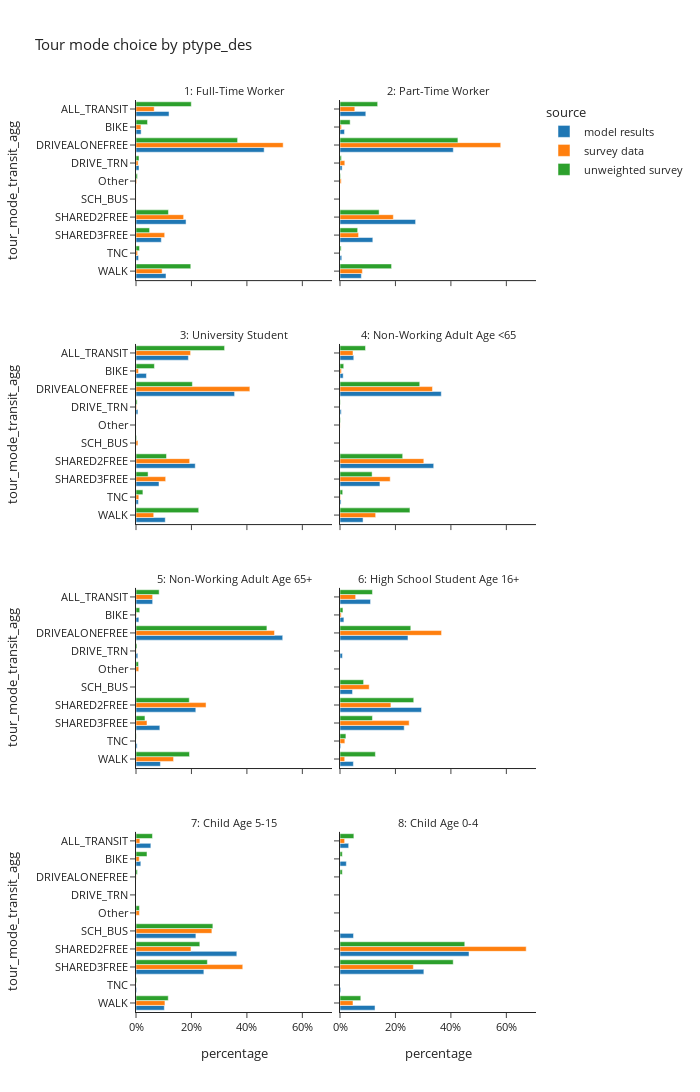
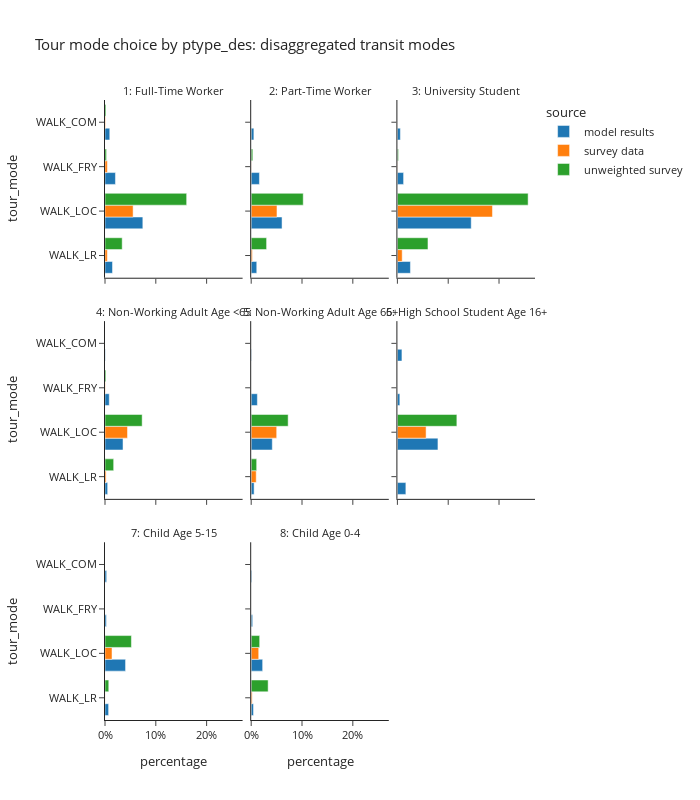

Here is the notebook cell these charts were saved with, in order:
### Code cell
plot_mode_choice(tour_mode_data,'ptype_des',2,1200)
plot_mode_choice_transit(tour_mode_data,'ptype_des',3,800)

### Figure 1 — Plotly figure (JSON) as saved in the notebook; plotly's stock layout.template omitted (floating-point values rounded to 4 significant figures)
{"data": [{"alignmentgroup": "True", "hovertemplate": "source=model results<br>ptype_des=1: Full-Time Worker<br>percentage=%{x}<br>tour_mode_transit_agg=%{y}<extra></extra>", "legendgroup": "model results", "marker": {"color": "#1F77B4", "pattern": {"shape": ""}}, "name": "model results", "offsetgroup": "model results", "orientation": "h", "showlegend": true, "textposition": "auto", "type": "bar", "x": [0.1192, 0.0185, 0.4622, 0.01094, 0.1806, 0.09128, 0.009122, 0.1082], "xaxis": "x7", "y": ["ALL_TRANSIT", "BIKE", "DRIVEALONEFREE", "DRIVE_TRN", "SHARED2FREE", "SHARED3FREE", "TNC", "WALK"], "yaxis": "y7"}, {"alignmentgroup": "True", "hovertemplate": "source=model results<br>ptype_des=2: Part-Time Worker<br>percentage=%{x}<br>tour_mode_transit_agg=%{y}<extra></extra>", "legendgroup": "model results", "marker": {"color": "#1F77B4", "pattern": {"shape": ""}}, "name": "model results", "offsetgroup": "model results", "orientation": "h", "showlegend": false, "textposition": "auto", "type": "bar", "x": [0.0931, 0.01627, 0.4086, 0.007688, 0.2727, 0.1184, 0.006312, 0.07696], "xaxis": "x8", "y": ["ALL_TRANSIT", "BIKE", "DRIVEALONEFREE", "DRIVE_TRN", "SHARED2FREE", "SHARED3FREE", "TNC", "WALK"], "yaxis": "y8"}, {"alignmentgroup": "True", "hovertemplate": "source=model results<br>ptype_des=3: University Student<br>percentage=%{x}<br>tour_mode_transit_agg=%{y}<extra></extra>", "legendgroup": "model results", "marker": {"color": "#1F77B4", "pattern": {"shape": ""}}, "name": "model results", "offsetgroup": "model results", "orientation": "h", "showlegend": false, "textposition": "auto", "type": "bar", "x": [0.189, 0.0377, 0.3556, 0.007011, 0.2137, 0.08298, 0.008499, 0.1056], "xaxis": "x5", "y": ["ALL_TRANSIT", "BIKE", "DRIVEALONEFREE", "DRIVE_TRN", "SHARED2FREE", "SHARED3FREE", "TNC", "WALK"], "yaxis": "y5"}, {"alignmentgroup": "True", "hovertemplate": "source=model results<br>ptype_des=4: Non-Working Adult Age <65<br>percentage=%{x}<br>tour_mode_transit_agg=%{y}<extra></extra>", "legendgroup": "model results", "marker": {"color": "#1F77B4", "pattern": {"shape": ""}}, "name": "model results", "offsetgroup": "model results", "orientation": "h", "showlegend": false, "textposition": "auto", "type": "bar", "x": [0.04967, 0.01147, 0.3654, 0.00446, 0.338, 0.144, 0.003807, 0.08318], "xaxis": "x6", "y": ["ALL_TRANSIT", "BIKE", "DRIVEALONEFREE", "DRIVE_TRN", "SHARED2FREE", "SHARED3FREE", "TNC", "WALK"], "yaxis": "y6"}, {"alignmentgroup": "True", "hovertemplate": "source=model results<br>ptype_des=5: Non-Working Adult Age 65+<br>percentage=%{x}<br>tour_mode_transit_agg=%{y}<extra></extra>", "legendgroup": "model results", "marker": {"color": "#1F77B4", "pattern": {"shape": ""}}, "name": "model results", "offsetgroup": "model results", "orientation": "h", "showlegend": false, "textposition": "auto", "type": "bar", "x": [0.06004, 0.01039, 0.5292, 0.006558, 0.2157, 0.08594, 0.00411, 0.08809], "xaxis": "x3", "y": ["ALL_TRANSIT", "BIKE", "DRIVEALONEFREE", "DRIVE_TRN", "SHARED2FREE", "SHARED3FREE", "TNC", "WALK"], "yaxis": "y3"}, {"alignmentgroup": "True", "hovertemplate": "source=model results<br>ptype_des=6: High School Student Age 16+<br>percentage=%{x}<br>tour_mode_transit_agg=%{y}<extra></extra>", "legendgroup": "model results", "marker": {"color": "#1F77B4", "pattern": {"shape": ""}}, "name": "model results", "offsetgroup": "model results", "orientation": "h", "showlegend": false, "textposition": "auto", "type": "bar", "x": [0.1102, 0.01406, 0.2451, 0.008727, 0.04518, 0.2941, 0.2316, 0.002773, 0.04829], "xaxis": "x4", "y": ["ALL_TRANSIT", "BIKE", "DRIVEALONEFREE", "DRIVE_TRN", "SCH_BUS", "SHARED2FREE", "SHARED3FREE", "TNC", "WALK"], "yaxis": "y4"}, {"alignmentgroup": "True", "hovertemplate": "source=model results<br>ptype_des=7: Child Age 5-15<br>percentage=%{x}<br>tour_mode_transit_agg=%{y}<extra></extra>", "legendgroup": "model results", "marker": {"color": "#1F77B4", "pattern": {"shape": ""}}, "name": "model results", "offsetgroup": "model results", "orientation": "h", "showlegend": false, "textposition": "auto", "type": "bar", "x": [0.05355, 0.01737, 0.216, 0.3636, 0.2448, 0.002411, 0.1022], "xaxis": "x", "y": ["ALL_TRANSIT", "BIKE", "SCH_BUS", "SHARED2FREE", "SHARED3FREE", "TNC", "WALK"], "yaxis": "y"}, {"alignmentgroup": "True", "hovertemplate": "source=model results<br>ptype_des=8: Child Age 0-4<br>percentage=%{x}<br>tour_mode_transit_agg=%{y}<extra></extra>", "legendgroup": "model results", "marker": {"color": "#1F77B4", "pattern": {"shape": ""}}, "name": "model results", "offsetgroup": "model results", "orientation": "h", "showlegend": false, "textposition": "auto", "type": "bar", "x": [0.03125, 0.02288, 0.04875, 0.4653, 0.3025, 0.002962, 0.1264], "xaxis": "x2", "y": ["ALL_TRANSIT", "BIKE", "SCH_BUS", "SHARED2FREE", "SHARED3FREE", "TNC", "WALK"], "yaxis": "y2"}, {"alignmentgroup": "True", "hovertemplate": "source=survey data<br>ptype_des=1: Full-Time Worker<br>percentage=%{x}<br>tour_mode_transit_agg=%{y}<extra></extra>", "legendgroup": "survey data", "marker": {"color": "#FF7F0E", "pattern": {"shape": ""}}, "name": "survey data", "offsetgroup": "survey data", "orientation": "h", "showlegend": true, "textposition": "auto", "type": "bar", "x": [0.06559, 0.01786, 0.5308, 0.007721, 0.002612, 0.0002353, 0.1718, 0.1035, 0.005744, 0.0942], "xaxis": "x7", "y": ["ALL_TRANSIT", "BIKE", "DRIVEALONEFREE", "DRIVE_TRN", "Other", "SCH_BUS", "SHARED2FREE", "SHARED3FREE", "TNC", "WALK"], "yaxis": "y7"}, {"alignmentgroup": "True", "hovertemplate": "source=survey data<br>ptype_des=2: Part-Time Worker<br>percentage=%{x}<br>tour_mode_transit_agg=%{y}<extra></extra>", "legendgroup": "survey data", "marker": {"color": "#FF7F0E", "pattern": {"shape": ""}}, "name": "survey data", "offsetgroup": "survey data", "orientation": "h", "showlegend": false, "textposition": "auto", "type": "bar", "x": [0.05337, 0.00494, 0.5797, 0.01733, 0.004378, 0.1924, 0.06698, 0.0001197, 0.08071], "xaxis": "x8", "y": ["ALL_TRANSIT", "BIKE", "DRIVEALONEFREE", "DRIVE_TRN", "Other", "SHARED2FREE", "SHARED3FREE", "TNC", "WALK"], "yaxis": "y8"}, {"alignmentgroup": "True", "hovertemplate": "source=survey data<br>ptype_des=3: University Student<br>percentage=%{x}<br>tour_mode_transit_agg=%{y}<extra></extra>", "legendgroup": "survey data", "marker": {"color": "#FF7F0E", "pattern": {"shape": ""}}, "name": "survey data", "offsetgroup": "survey data", "orientation": "h", "showlegend": false, "textposition": "auto", "type": "bar", "x": [0.1969, 0.008754, 0.4107, 0.002078, 0.006953, 0.1936, 0.107, 0.01018, 0.0639], "xaxis": "x5", "y": ["ALL_TRANSIT", "BIKE", "DRIVEALONEFREE", "DRIVE_TRN", "SCH_BUS", "SHARED2FREE", "SHARED3FREE", "TNC", "WALK"], "yaxis": "y5"}, {"alignmentgroup": "True", "hovertemplate": "source=survey data<br>ptype_des=4: Non-Working Adult Age <65<br>percentage=%{x}<br>tour_mode_transit_agg=%{y}<extra></extra>", "legendgroup": "survey data", "marker": {"color": "#FF7F0E", "pattern": {"shape": ""}}, "name": "survey data", "offsetgroup": "survey data", "orientation": "h", "showlegend": false, "textposition": "auto", "type": "bar", "x": [0.04699, 0.004978, 0.3335, 4.102e-05, 0.0004418, 0.3023, 0.181, 0.002069, 0.1286], "xaxis": "x6", "y": ["ALL_TRANSIT", "BIKE", "DRIVEALONEFREE", "DRIVE_TRN", "Other", "SHARED2FREE", "SHARED3FREE", "TNC", "WALK"], "yaxis": "y6"}, {"alignmentgroup": "True", "hovertemplate": "source=survey data<br>ptype_des=5: Non-Working Adult Age 65+<br>percentage=%{x}<br>tour_mode_transit_agg=%{y}<extra></extra>", "legendgroup": "survey data", "marker": {"color": "#FF7F0E", "pattern": {"shape": ""}}, "name": "survey data", "offsetgroup": "survey data", "orientation": "h", "showlegend": false, "textposition": "auto", "type": "bar", "x": [0.06002, 0.001769, 0.4995, 0.0008481, 0.00986, 0.2527, 0.03973, 5.571e-05, 0.1355], "xaxis": "x3", "y": ["ALL_TRANSIT", "BIKE", "DRIVEALONEFREE", "DRIVE_TRN", "Other", "SHARED2FREE", "SHARED3FREE", "TNC", "WALK"], "yaxis": "y3"}, {"alignmentgroup": "True", "hovertemplate": "source=survey data<br>ptype_des=6: High School Student Age 16+<br>percentage=%{x}<br>tour_mode_transit_agg=%{y}<extra></extra>", "legendgroup": "survey data", "marker": {"color": "#FF7F0E", "pattern": {"shape": ""}}, "name": "survey data", "offsetgroup": "survey data", "orientation": "h", "showlegend": false, "textposition": "auto", "type": "bar", "x": [0.05646, 0.004173, 0.3663, 0.1054, 0.1837, 0.2495, 0.01748, 0.017], "xaxis": "x4", "y": ["ALL_TRANSIT", "BIKE", "DRIVEALONEFREE", "SCH_BUS", "SHARED2FREE", "SHARED3FREE", "TNC", "WALK"], "yaxis": "y4"}, {"alignmentgroup": "True", "hovertemplate": "source=survey data<br>ptype_des=7: Child Age 5-15<br>percentage=%{x}<br>tour_mode_transit_agg=%{y}<extra></extra>", "legendgroup": "survey data", "marker": {"color": "#FF7F0E", "pattern": {"shape": ""}}, "name": "survey data", "offsetgroup": "survey data", "orientation": "h", "showlegend": false, "textposition": "auto", "type": "bar", "x": [0.01401, 0.01164, 0.0007236, 0.01226, 0.2737, 0.1982, 0.385, 8.792e-06, 0.1044], "xaxis": "x", "y": ["ALL_TRANSIT", "BIKE", "DRIVEALONEFREE", "Other", "SCH_BUS", "SHARED2FREE", "SHARED3FREE", "TNC", "WALK"], "yaxis": "y"}, {"alignmentgroup": "True", "hovertemplate": "source=survey data<br>ptype_des=8: Child Age 0-4<br>percentage=%{x}<br>tour_mode_transit_agg=%{y}<extra></extra>", "legendgroup": "survey data", "marker": {"color": "#FF7F0E", "pattern": {"shape": ""}}, "name": "survey data", "offsetgroup": "survey data", "orientation": "h", "showlegend": false, "textposition": "auto", "type": "bar", "x": [0.0167, 0.0002506, 0.0, 0.6716, 0.2646, 0.04684], "xaxis": "x2", "y": ["ALL_TRANSIT", "BIKE", "DRIVEALONEFREE", "SHARED2FREE", "SHARED3FREE", "WALK"], "yaxis": "y2"}, {"alignmentgroup": "True", "hovertemplate": "source=unweighted survey<br>ptype_des=1: Full-Time Worker<br>percentage=%{x}<br>tour_mode_transit_agg=%{y}<extra></extra>", "legendgroup": "unweighted survey", "marker": {"color": "#2CA02C", "pattern": {"shape": ""}}, "name": "unweighted survey", "offsetgroup": "unweighted survey", "orientation": "h", "showlegend": true, "textposition": "auto", "type": "bar", "x": [0.1995, 0.0416, 0.3665, 0.01083, 0.005129, 0.00019, 0.117, 0.04901, 0.01273, 0.1976], "xaxis": "x7", "y": ["ALL_TRANSIT", "BIKE", "DRIVEALONEFREE", "DRIVE_TRN", "Other", "SCH_BUS", "SHARED2FREE", "SHARED3FREE", "TNC", "WALK"], "yaxis": "y7"}, {"alignmentgroup": "True", "hovertemplate": "source=unweighted survey<br>ptype_des=2: Part-Time Worker<br>percentage=%{x}<br>tour_mode_transit_agg=%{y}<extra></extra>", "legendgroup": "unweighted survey", "marker": {"color": "#2CA02C", "pattern": {"shape": ""}}, "name": "unweighted survey", "offsetgroup": "unweighted survey", "orientation": "h", "showlegend": false, "textposition": "auto", "type": "bar", "x": [0.1358, 0.03657, 0.4253, 0.005225, 0.00209, 0.1411, 0.06374, 0.00418, 0.186], "xaxis": "x8", "y": ["ALL_TRANSIT", "BIKE", "DRIVEALONEFREE", "DRIVE_TRN", "Other", "SHARED2FREE", "SHARED3FREE", "TNC", "WALK"], "yaxis": "y8"}, {"alignmentgroup": "True", "hovertemplate": "source=unweighted survey<br>ptype_des=3: University Student<br>percentage=%{x}<br>tour_mode_transit_agg=%{y}<extra></extra>", "legendgroup": "unweighted survey", "marker": {"color": "#2CA02C", "pattern": {"shape": ""}}, "name": "unweighted survey", "offsetgroup": "unweighted survey", "orientation": "h", "showlegend": false, "textposition": "auto", "type": "bar", "x": [0.3195, 0.06639, 0.2033, 0.004149, 0.002075, 0.11, 0.04357, 0.0249, 0.2261], "xaxis": "x5", "y": ["ALL_TRANSIT", "BIKE", "DRIVEALONEFREE", "DRIVE_TRN", "SCH_BUS", "SHARED2FREE", "SHARED3FREE", "TNC", "WALK"], "yaxis": "y5"}, {"alignmentgroup": "True", "hovertemplate": "source=unweighted survey<br>ptype_des=4: Non-Working Adult Age <65<br>percentage=%{x}<br>tour_mode_transit_agg=%{y}<extra></extra>", "legendgroup": "unweighted survey", "marker": {"color": "#2CA02C", "pattern": {"shape": ""}}, "name": "unweighted survey", "offsetgroup": "unweighted survey", "orientation": "h", "showlegend": false, "textposition": "auto", "type": "bar", "x": [0.09202, 0.01341, 0.2876, 0.001219, 0.001828, 0.2261, 0.1158, 0.00975, 0.2523], "xaxis": "x6", "y": ["ALL_TRANSIT", "BIKE", "DRIVEALONEFREE", "DRIVE_TRN", "Other", "SHARED2FREE", "SHARED3FREE", "TNC", "WALK"], "yaxis": "y6"}, {"alignmentgroup": "True", "hovertemplate": "source=unweighted survey<br>ptype_des=5: Non-Working Adult Age 65+<br>percentage=%{x}<br>tour_mode_transit_agg=%{y}<extra></extra>", "legendgroup": "unweighted survey", "marker": {"color": "#2CA02C", "pattern": {"shape": ""}}, "name": "unweighted survey", "offsetgroup": "unweighted survey", "orientation": "h", "showlegend": false, "textposition": "auto", "type": "bar", "x": [0.08348, 0.01346, 0.4722, 0.003591, 0.008977, 0.1921, 0.03232, 0.0008977, 0.193], "xaxis": "x3", "y": ["ALL_TRANSIT", "BIKE", "DRIVEALONEFREE", "DRIVE_TRN", "Other", "SHARED2FREE", "SHARED3FREE", "TNC", "WALK"], "yaxis": "y3"}, {"alignmentgroup": "True", "hovertemplate": "source=unweighted survey<br>ptype_des=6: High School Student Age 16+<br>percentage=%{x}<br>tour_mode_transit_agg=%{y}<extra></extra>", "legendgroup": "unweighted survey", "marker": {"color": "#2CA02C", "pattern": {"shape": ""}}, "name": "unweighted survey", "offsetgroup": "unweighted survey", "orientation": "h", "showlegend": false, "textposition": "auto", "type": "bar", "x": [0.117, 0.01064, 0.2553, 0.08511, 0.266, 0.117, 0.02128, 0.1277], "xaxis": "x4", "y": ["ALL_TRANSIT", "BIKE", "DRIVEALONEFREE", "SCH_BUS", "SHARED2FREE", "SHARED3FREE", "TNC", "WALK"], "yaxis": "y4"}, {"alignmentgroup": "True", "hovertemplate": "source=unweighted survey<br>ptype_des=7: Child Age 5-15<br>percentage=%{x}<br>tour_mode_transit_agg=%{y}<extra></extra>", "legendgroup": "unweighted survey", "marker": {"color": "#2CA02C", "pattern": {"shape": ""}}, "name": "unweighted survey", "offsetgroup": "unweighted survey", "orientation": "h", "showlegend": false, "textposition": "auto", "type": "bar", "x": [0.05941, 0.0396, 0.00495, 0.01238, 0.2772, 0.2302, 0.2574, 0.002475, 0.1163], "xaxis": "x", "y": ["ALL_TRANSIT", "BIKE", "DRIVEALONEFREE", "Other", "SCH_BUS", "SHARED2FREE", "SHARED3FREE", "TNC", "WALK"], "yaxis": "y"}, {"alignmentgroup": "True", "hovertemplate": "source=unweighted survey<br>ptype_des=8: Child Age 0-4<br>percentage=%{x}<br>tour_mode_transit_agg=%{y}<extra></extra>", "legendgroup": "unweighted survey", "marker": {"color": "#2CA02C", "pattern": {"shape": ""}}, "name": "unweighted survey", "offsetgroup": "unweighted survey", "orientation": "h", "showlegend": false, "textposition": "auto", "type": "bar", "x": [0.05, 0.008333, 0.008333, 0.45, 0.4083, 0.075], "xaxis": "x2", "y": ["ALL_TRANSIT", "BIKE", "DRIVEALONEFREE", "SHARED2FREE", "SHARED3FREE", "WALK"], "yaxis": "y2"}], "layout": {"annotations": [{"font": {}, "showarrow": false, "text": "7: Child Age 5-15", "x": 0.245, "xanchor": "center", "xref": "paper", "y": 0.1975, "yanchor": "bottom", "yref": "paper"}, {"font": {}, "showarrow": false, "text": "8: Child Age 0-4", "x": 0.755, "xanchor": "center", "xref": "paper", "y": 0.1975, "yanchor": "bottom", "yref": "paper"}, {"font": {}, "showarrow": false, "text": "5: Non-Working Adult Age 65+", "x": 0.245, "xanchor": "center", "xref": "paper", "y": 0.465, "yanchor": "bottom", "yref": "paper"}, {"font": {}, "showarrow": false, "text": "6: High School Student Age 16+", "x": 0.755, "xanchor": "center", "xref": "paper", "y": 0.465, "yanchor": "bottom", "yref": "paper"}, {"font": {}, "showarrow": false, "text": "3: University Student", "x": 0.245, "xanchor": "center", "xref": "paper", "y": 0.7325, "yanchor": "bottom", "yref": "paper"}, {"font": {}, "showarrow": false, "text": "4: Non-Working Adult Age <65", "x": 0.755, "xanchor": "center", "xref": "paper", "y": 0.7325, "yanchor": "bottom", "yref": "paper"}, {"font": {}, "showarrow": false, "text": "1: Full-Time Worker", "x": 0.245, "xanchor": "center", "xref": "paper", "y": 1.0, "yanchor": "bottom", "yref": "paper"}, {"font": {}, "showarrow": false, "text": "2: Part-Time Worker", "x": 0.755, "xanchor": "center", "xref": "paper", "y": 1.0, "yanchor": "bottom", "yref": "paper"}], "barmode": "group", "font": {"size": 11}, "height": 1200, "legend": {"title": {"text": "source"}, "tracegroupgap": 0}, "title": {"text": "Tour mode choice by ptype_des"}, "width": 700, "xaxis": {"anchor": "y", "domain": [0.0, 0.49], "tickformat": ".0%", "title": {"text": "percentage"}}, "xaxis2": {"anchor": "y2", "domain": [0.51, 1.0], "matches": "x", "tickformat": ".0%", "title": {"text": "percentage"}}, "xaxis3": {"anchor": "y3", "domain": [0.0, 0.49], "matches": "x", "showticklabels": false}, "xaxis4": {"anchor": "y4", "domain": [0.51, 1.0], "matches": "x", "showticklabels": false}, "xaxis5": {"anchor": "y5", "domain": [0.0, 0.49], "matches": "x", "showticklabels": false}, "xaxis6": {"anchor": "y6", "domain": [0.51, 1.0], "matches": "x", "showticklabels": false}, "xaxis7": {"anchor": "y7", "domain": [0.0, 0.49], "matches": "x", "showticklabels": false}, "xaxis8": {"anchor": "y8", "domain": [0.51, 1.0], "matches": "x", "showticklabels": false}, "yaxis": {"anchor": "x", "categoryarray": ["WALK", "TNC", "SHARED3FREE", "SHARED2FREE", "SCH_BUS", "Other", "DRIVE_TRN", "DRIVEALONEFREE", "BIKE", "ALL_TRANSIT"], "categoryorder": "array", "domain": [0.0, 0.1975], "title": {"text": "tour_mode_transit_agg"}}, "yaxis2": {"anchor": "x2", "domain": [0.0, 0.1975], "matches": "y", "showticklabels": false}, "yaxis3": {"anchor": "x3", "categoryarray": ["WALK", "TNC", "SHARED3FREE", "SHARED2FREE", "SCH_BUS", "Other", "DRIVE_TRN", "DRIVEALONEFREE", "BIKE", "ALL_TRANSIT"], "categoryorder": "array", "domain": [0.2675, 0.465], "matches": "y", "title": {"text": "tour_mode_transit_agg"}}, "yaxis4": {"anchor": "x4", "domain": [0.2675, 0.465], "matches": "y", "showticklabels": false}, "yaxis5": {"anchor": "x5", "categoryarray": ["WALK", "TNC", "SHARED3FREE", "SHARED2FREE", "SCH_BUS", "Other", "DRIVE_TRN", "DRIVEALONEFREE", "BIKE", "ALL_TRANSIT"], "categoryorder": "array", "domain": [0.535, 0.7325], "matches": "y", "title": {"text": "tour_mode_transit_agg"}}, "yaxis6": {"anchor": "x6", "domain": [0.535, 0.7325], "matches": "y", "showticklabels": false}, "yaxis7": {"anchor": "x7", "categoryarray": ["WALK", "TNC", "SHARED3FREE", "SHARED2FREE", "SCH_BUS", "Other", "DRIVE_TRN", "DRIVEALONEFREE", "BIKE", "ALL_TRANSIT"], "categoryorder": "array", "domain": [0.8025, 1.0], "matches": "y", "title": {"text": "tour_mode_transit_agg"}}, "yaxis8": {"anchor": "x8", "domain": [0.8025, 1.0], "matches": "y", "showticklabels": false}}}

### Figure 2 — Plotly figure (JSON) as saved in the notebook; plotly's stock layout.template omitted (floating-point values rounded to 4 significant figures)
{"data": [{"alignmentgroup": "True", "hovertemplate": "source=model results<br>ptype_des=1: Full-Time Worker<br>percentage=%{x}<br>tour_mode=%{y}<extra></extra>", "legendgroup": "model results", "marker": {"color": "#1F77B4", "pattern": {"shape": ""}}, "name": "model results", "offsetgroup": "model results", "orientation": "h", "showlegend": true, "textposition": "auto", "type": "bar", "x": [0.009396, 0.02057, 0.07444, 0.01475], "xaxis": "x7", "y": ["WALK_COM", "WALK_FRY", "WALK_LOC", "WALK_LR"], "yaxis": "y7"}, {"alignmentgroup": "True", "hovertemplate": "source=model results<br>ptype_des=2: Part-Time Worker<br>percentage=%{x}<br>tour_mode=%{y}<extra></extra>", "legendgroup": "model results", "marker": {"color": "#1F77B4", "pattern": {"shape": ""}}, "name": "model results", "offsetgroup": "model results", "orientation": "h", "showlegend": false, "textposition": "auto", "type": "bar", "x": [0.005265, 0.01619, 0.06071, 0.01093], "xaxis": "x8", "y": ["WALK_COM", "WALK_FRY", "WALK_LOC", "WALK_LR"], "yaxis": "y8"}, {"alignmentgroup": "True", "hovertemplate": "source=model results<br>ptype_des=3: University Student<br>percentage=%{x}<br>tour_mode=%{y}<extra></extra>", "legendgroup": "model results", "marker": {"color": "#1F77B4", "pattern": {"shape": ""}}, "name": "model results", "offsetgroup": "model results", "orientation": "h", "showlegend": false, "textposition": "auto", "type": "bar", "x": [0.005875, 0.01219, 0.1453, 0.02564], "xaxis": "x9", "y": ["WALK_COM", "WALK_FRY", "WALK_LOC", "WALK_LR"], "yaxis": "y9"}, {"alignmentgroup": "True", "hovertemplate": "source=model results<br>ptype_des=4: Non-Working Adult Age <65<br>percentage=%{x}<br>tour_mode=%{y}<extra></extra>", "legendgroup": "model results", "marker": {"color": "#1F77B4", "pattern": {"shape": ""}}, "name": "model results", "offsetgroup": "model results", "orientation": "h", "showlegend": false, "textposition": "auto", "type": "bar", "x": [0.0006038, 0.00837, 0.03546, 0.005229], "xaxis": "x4", "y": ["WALK_COM", "WALK_FRY", "WALK_LOC", "WALK_LR"], "yaxis": "y4"}, {"alignmentgroup": "True", "hovertemplate": "source=model results<br>ptype_des=5: Non-Working Adult Age 65+<br>percentage=%{x}<br>tour_mode=%{y}<extra></extra>", "legendgroup": "model results", "marker": {"color": "#1F77B4", "pattern": {"shape": ""}}, "name": "model results", "offsetgroup": "model results", "orientation": "h", "showlegend": false, "textposition": "auto", "type": "bar", "x": [0.0006793, 0.01213, 0.04151, 0.005724], "xaxis": "x5", "y": ["WALK_COM", "WALK_FRY", "WALK_LOC", "WALK_LR"], "yaxis": "y5"}, {"alignmentgroup": "True", "hovertemplate": "source=model results<br>ptype_des=6: High School Student Age 16+<br>percentage=%{x}<br>tour_mode=%{y}<extra></extra>", "legendgroup": "model results", "marker": {"color": "#1F77B4", "pattern": {"shape": ""}}, "name": "model results", "offsetgroup": "model results", "orientation": "h", "showlegend": false, "textposition": "auto", "type": "bar", "x": [0.008918, 0.004793, 0.07981, 0.01666], "xaxis": "x6", "y": ["WALK_COM", "WALK_FRY", "WALK_LOC", "WALK_LR"], "yaxis": "y6"}, {"alignmentgroup": "True", "hovertemplate": "source=model results<br>ptype_des=7: Child Age 5-15<br>percentage=%{x}<br>tour_mode=%{y}<extra></extra>", "legendgroup": "model results", "marker": {"color": "#1F77B4", "pattern": {"shape": ""}}, "name": "model results", "offsetgroup": "model results", "orientation": "h", "showlegend": false, "textposition": "auto", "type": "bar", "x": [0.003264, 0.002707, 0.04047, 0.007112], "xaxis": "x", "y": ["WALK_COM", "WALK_FRY", "WALK_LOC", "WALK_LR"], "yaxis": "y"}, {"alignmentgroup": "True", "hovertemplate": "source=model results<br>ptype_des=8: Child Age 0-4<br>percentage=%{x}<br>tour_mode=%{y}<extra></extra>", "legendgroup": "model results", "marker": {"color": "#1F77B4", "pattern": {"shape": ""}}, "name": "model results", "offsetgroup": "model results", "orientation": "h", "showlegend": false, "textposition": "auto", "type": "bar", "x": [0.001275, 0.002892, 0.02254, 0.004549], "xaxis": "x2", "y": ["WALK_COM", "WALK_FRY", "WALK_LOC", "WALK_LR"], "yaxis": "y2"}, {"alignmentgroup": "True", "hovertemplate": "source=survey data<br>ptype_des=1: Full-Time Worker<br>percentage=%{x}<br>tour_mode=%{y}<extra></extra>", "legendgroup": "survey data", "marker": {"color": "#FF7F0E", "pattern": {"shape": ""}}, "name": "survey data", "offsetgroup": "survey data", "orientation": "h", "showlegend": true, "textposition": "auto", "type": "bar", "x": [0.001049, 0.004637, 0.05531, 0.00459], "xaxis": "x7", "y": ["WALK_COM", "WALK_FRY", "WALK_LOC", "WALK_LR"], "yaxis": "y7"}, {"alignmentgroup": "True", "hovertemplate": "source=survey data<br>ptype_des=2: Part-Time Worker<br>percentage=%{x}<br>tour_mode=%{y}<extra></extra>", "legendgroup": "survey data", "marker": {"color": "#FF7F0E", "pattern": {"shape": ""}}, "name": "survey data", "offsetgroup": "survey data", "orientation": "h", "showlegend": false, "textposition": "auto", "type": "bar", "x": [0.0003602, 0.05072, 0.002289], "xaxis": "x8", "y": ["WALK_FRY", "WALK_LOC", "WALK_LR"], "yaxis": "y8"}, {"alignmentgroup": "True", "hovertemplate": "source=survey data<br>ptype_des=3: University Student<br>percentage=%{x}<br>tour_mode=%{y}<extra></extra>", "legendgroup": "survey data", "marker": {"color": "#FF7F0E", "pattern": {"shape": ""}}, "name": "survey data", "offsetgroup": "survey data", "orientation": "h", "showlegend": false, "textposition": "auto", "type": "bar", "x": [0.0003895, 0.1871, 0.009406], "xaxis": "x9", "y": ["WALK_FRY", "WALK_LOC", "WALK_LR"], "yaxis": "y9"}, {"alignmentgroup": "True", "hovertemplate": "source=survey data<br>ptype_des=4: Non-Working Adult Age <65<br>percentage=%{x}<br>tour_mode=%{y}<extra></extra>", "legendgroup": "survey data", "marker": {"color": "#FF7F0E", "pattern": {"shape": ""}}, "name": "survey data", "offsetgroup": "survey data", "orientation": "h", "showlegend": false, "textposition": "auto", "type": "bar", "x": [0.0005428, 0.04429, 0.002163], "xaxis": "x4", "y": ["WALK_FRY", "WALK_LOC", "WALK_LR"], "yaxis": "y4"}, {"alignmentgroup": "True", "hovertemplate": "source=survey data<br>ptype_des=5: Non-Working Adult Age 65+<br>percentage=%{x}<br>tour_mode=%{y}<extra></extra>", "legendgroup": "survey data", "marker": {"color": "#FF7F0E", "pattern": {"shape": ""}}, "name": "survey data", "offsetgroup": "survey data", "orientation": "h", "showlegend": false, "textposition": "auto", "type": "bar", "x": [0.05016, 0.009863], "xaxis": "x5", "y": ["WALK_LOC", "WALK_LR"], "yaxis": "y5"}, {"alignmentgroup": "True", "hovertemplate": "source=survey data<br>ptype_des=6: High School Student Age 16+<br>percentage=%{x}<br>tour_mode=%{y}<extra></extra>", "legendgroup": "survey data", "marker": {"color": "#FF7F0E", "pattern": {"shape": ""}}, "name": "survey data", "offsetgroup": "survey data", "orientation": "h", "showlegend": false, "textposition": "auto", "type": "bar", "x": [0.05646], "xaxis": "x6", "y": ["WALK_LOC"], "yaxis": "y6"}, {"alignmentgroup": "True", "hovertemplate": "source=survey data<br>ptype_des=7: Child Age 5-15<br>percentage=%{x}<br>tour_mode=%{y}<extra></extra>", "legendgroup": "survey data", "marker": {"color": "#FF7F0E", "pattern": {"shape": ""}}, "name": "survey data", "offsetgroup": "survey data", "orientation": "h", "showlegend": false, "textposition": "auto", "type": "bar", "x": [0.0138, 0.0002127], "xaxis": "x", "y": ["WALK_LOC", "WALK_LR"], "yaxis": "y"}, {"alignmentgroup": "True", "hovertemplate": "source=survey data<br>ptype_des=8: Child Age 0-4<br>percentage=%{x}<br>tour_mode=%{y}<extra></extra>", "legendgroup": "survey data", "marker": {"color": "#FF7F0E", "pattern": {"shape": ""}}, "name": "survey data", "offsetgroup": "survey data", "orientation": "h", "showlegend": false, "textposition": "auto", "type": "bar", "x": [0.01479, 0.001911], "xaxis": "x2", "y": ["WALK_LOC", "WALK_LR"], "yaxis": "y2"}, {"alignmentgroup": "True", "hovertemplate": "source=unweighted survey<br>ptype_des=1: Full-Time Worker<br>percentage=%{x}<br>tour_mode=%{y}<extra></extra>", "legendgroup": "unweighted survey", "marker": {"color": "#2CA02C", "pattern": {"shape": ""}}, "name": "unweighted survey", "offsetgroup": "unweighted survey", "orientation": "h", "showlegend": true, "textposition": "auto", "type": "bar", "x": [0.0019, 0.00304, 0.1607, 0.03381], "xaxis": "x7", "y": ["WALK_COM", "WALK_FRY", "WALK_LOC", "WALK_LR"], "yaxis": "y7"}, {"alignmentgroup": "True", "hovertemplate": "source=unweighted survey<br>ptype_des=2: Part-Time Worker<br>percentage=%{x}<br>tour_mode=%{y}<extra></extra>", "legendgroup": "unweighted survey", "marker": {"color": "#2CA02C", "pattern": {"shape": ""}}, "name": "unweighted survey", "offsetgroup": "unweighted survey", "orientation": "h", "showlegend": false, "textposition": "auto", "type": "bar", "x": [0.003135, 0.1024, 0.0303], "xaxis": "x8", "y": ["WALK_FRY", "WALK_LOC", "WALK_LR"], "yaxis": "y8"}, {"alignmentgroup": "True", "hovertemplate": "source=unweighted survey<br>ptype_des=3: University Student<br>percentage=%{x}<br>tour_mode=%{y}<extra></extra>", "legendgroup": "unweighted survey", "marker": {"color": "#2CA02C", "pattern": {"shape": ""}}, "name": "unweighted survey", "offsetgroup": "unweighted survey", "orientation": "h", "showlegend": false, "textposition": "auto", "type": "bar", "x": [0.002075, 0.2573, 0.06017], "xaxis": "x9", "y": ["WALK_FRY", "WALK_LOC", "WALK_LR"], "yaxis": "y9"}, {"alignmentgroup": "True", "hovertemplate": "source=unweighted survey<br>ptype_des=4: Non-Working Adult Age <65<br>percentage=%{x}<br>tour_mode=%{y}<extra></extra>", "legendgroup": "unweighted survey", "marker": {"color": "#2CA02C", "pattern": {"shape": ""}}, "name": "unweighted survey", "offsetgroup": "unweighted survey", "orientation": "h", "showlegend": false, "textposition": "auto", "type": "bar", "x": [0.001828, 0.07313, 0.01706], "xaxis": "x4", "y": ["WALK_FRY", "WALK_LOC", "WALK_LR"], "yaxis": "y4"}, {"alignmentgroup": "True", "hovertemplate": "source=unweighted survey<br>ptype_des=5: Non-Working Adult Age 65+<br>percentage=%{x}<br>tour_mode=%{y}<extra></extra>", "legendgroup": "unweighted survey", "marker": {"color": "#2CA02C", "pattern": {"shape": ""}}, "name": "unweighted survey", "offsetgroup": "unweighted survey", "orientation": "h", "showlegend": false, "textposition": "auto", "type": "bar", "x": [0.07271, 0.01077], "xaxis": "x5", "y": ["WALK_LOC", "WALK_LR"], "yaxis": "y5"}, {"alignmentgroup": "True", "hovertemplate": "source=unweighted survey<br>ptype_des=6: High School Student Age 16+<br>percentage=%{x}<br>tour_mode=%{y}<extra></extra>", "legendgroup": "unweighted survey", "marker": {"color": "#2CA02C", "pattern": {"shape": ""}}, "name": "unweighted survey", "offsetgroup": "unweighted survey", "orientation": "h", "showlegend": false, "textposition": "auto", "type": "bar", "x": [0.117], "xaxis": "x6", "y": ["WALK_LOC"], "yaxis": "y6"}, {"alignmentgroup": "True", "hovertemplate": "source=unweighted survey<br>ptype_des=7: Child Age 5-15<br>percentage=%{x}<br>tour_mode=%{y}<extra></extra>", "legendgroup": "unweighted survey", "marker": {"color": "#2CA02C", "pattern": {"shape": ""}}, "name": "unweighted survey", "offsetgroup": "unweighted survey", "orientation": "h", "showlegend": false, "textposition": "auto", "type": "bar", "x": [0.05198, 0.007426], "xaxis": "x", "y": ["WALK_LOC", "WALK_LR"], "yaxis": "y"}, {"alignmentgroup": "True", "hovertemplate": "source=unweighted survey<br>ptype_des=8: Child Age 0-4<br>percentage=%{x}<br>tour_mode=%{y}<extra></extra>", "legendgroup": "unweighted survey", "marker": {"color": "#2CA02C", "pattern": {"shape": ""}}, "name": "unweighted survey", "offsetgroup": "unweighted survey", "orientation": "h", "showlegend": false, "textposition": "auto", "type": "bar", "x": [0.01667, 0.03333], "xaxis": "x2", "y": ["WALK_LOC", "WALK_LR"], "yaxis": "y2"}], "layout": {"annotations": [{"font": {}, "showarrow": false, "text": "7: Child Age 5-15", "x": 0.16, "xanchor": "center", "xref": "paper", "y": 0.2867, "yanchor": "bottom", "yref": "paper"}, {"font": {}, "showarrow": false, "text": "8: Child Age 0-4", "x": 0.5, "xanchor": "center", "xref": "paper", "y": 0.2867, "yanchor": "bottom", "yref": "paper"}, {"font": {}, "showarrow": false, "text": "4: Non-Working Adult Age <65", "x": 0.16, "xanchor": "center", "xref": "paper", "y": 0.6433, "yanchor": "bottom", "yref": "paper"}, {"font": {}, "showarrow": false, "text": "5: Non-Working Adult Age 65+", "x": 0.5, "xanchor": "center", "xref": "paper", "y": 0.6433, "yanchor": "bottom", "yref": "paper"}, {"font": {}, "showarrow": false, "text": "6: High School Student Age 16+", "x": 0.84, "xanchor": "center", "xref": "paper", "y": 0.6433, "yanchor": "bottom", "yref": "paper"}, {"font": {}, "showarrow": false, "text": "1: Full-Time Worker", "x": 0.16, "xanchor": "center", "xref": "paper", "y": 1.0, "yanchor": "bottom", "yref": "paper"}, {"font": {}, "showarrow": false, "text": "2: Part-Time Worker", "x": 0.5, "xanchor": "center", "xref": "paper", "y": 1.0, "yanchor": "bottom", "yref": "paper"}, {"font": {}, "showarrow": false, "text": "3: University Student", "x": 0.84, "xanchor": "center", "xref": "paper", "y": 1.0, "yanchor": "bottom", "yref": "paper"}], "barmode": "group", "font": {"size": 11}, "height": 800, "legend": {"title": {"text": "source"}, "tracegroupgap": 0}, "title": {"text": "Tour mode choice by ptype_des: disaggregated transit modes"}, "width": 700, "xaxis": {"anchor": "y", "domain": [0.0, 0.32], "tickformat": ".0%", "title": {"text": "percentage"}}, "xaxis2": {"anchor": "y2", "domain": [0.34, 0.66], "matches": "x", "tickformat": ".0%", "title": {"text": "percentage"}}, "xaxis3": {"anchor": "y3", "domain": [0.68, 1.0], "matches": "x", "title": {"text": "percentage"}}, "xaxis4": {"anchor": "y4", "domain": [0.0, 0.32], "matches": "x", "showticklabels": false}, "xaxis5": {"anchor": "y5", "domain": [0.34, 0.66], "matches": "x", "showticklabels": false}, "xaxis6": {"anchor": "y6", "domain": [0.68, 1.0], "matches": "x", "showticklabels": false}, "xaxis7": {"anchor": "y7", "domain": [0.0, 0.32], "matches": "x", "showticklabels": false}, "xaxis8": {"anchor": "y8", "domain": [0.34, 0.66], "matches": "x", "showticklabels": false}, "xaxis9": {"anchor": "y9", "domain": [0.68, 1.0], "matches": "x", "showticklabels": false}, "yaxis": {"anchor": "x", "categoryarray": ["WALK_LR", "WALK_LOC", "WALK_FRY", "WALK_COM", "WALK", "TNC", "SHARED3FREE", "SHARED2FREE", "SCH_BUS", "Other", "DRIVE_TRN", "DRIVEALONEFREE", "BIKE"], "categoryorder": "array", "domain": [0.0, 0.2867], "title": {"text": "tour_mode"}}, "yaxis2": {"anchor": "x2", "domain": [0.0, 0.2867], "matches": "y", "showticklabels": false}, "yaxis3": {"anchor": "x3", "domain": [0.0, 0.2867], "matches": "y", "showticklabels": false}, "yaxis4": {"anchor": "x4", "categoryarray": ["WALK_LR", "WALK_LOC", "WALK_FRY", "WALK_COM", "WALK", "TNC", "SHARED3FREE", "SHARED2FREE", "SCH_BUS", "Other", "DRIVE_TRN", "DRIVEALONEFREE", "BIKE"], "categoryorder": "array", "domain": [0.3567, 0.6433], "matches": "y", "title": {"text": "tour_mode"}}, "yaxis5": {"anchor": "x5", "domain": [0.3567, 0.6433], "matches": "y", "showticklabels": false}, "yaxis6": {"anchor": "x6", "domain": [0.3567, 0.6433], "matches": "y", "showticklabels": false}, "yaxis7": {"anchor": "x7", "categoryarray": ["WALK_LR", "WALK_LOC", "WALK_FRY", "WALK_COM", "WALK", "TNC", "SHARED3FREE", "SHARED2FREE", "SCH_BUS", "Other", "DRIVE_TRN", "DRIVEALONEFREE", "BIKE"], "categoryorder": "array", "domain": [0.7133, 1.0], "matches": "y", "title": {"text": "tour_mode"}}, "yaxis8": {"anchor": "x8", "domain": [0.7133, 1.0], "matches": "y", "showticklabels": false}, "yaxis9": {"anchor": "x9", "domain": [0.7133, 1.0], "matches": "y", "showticklabels": false}}}
